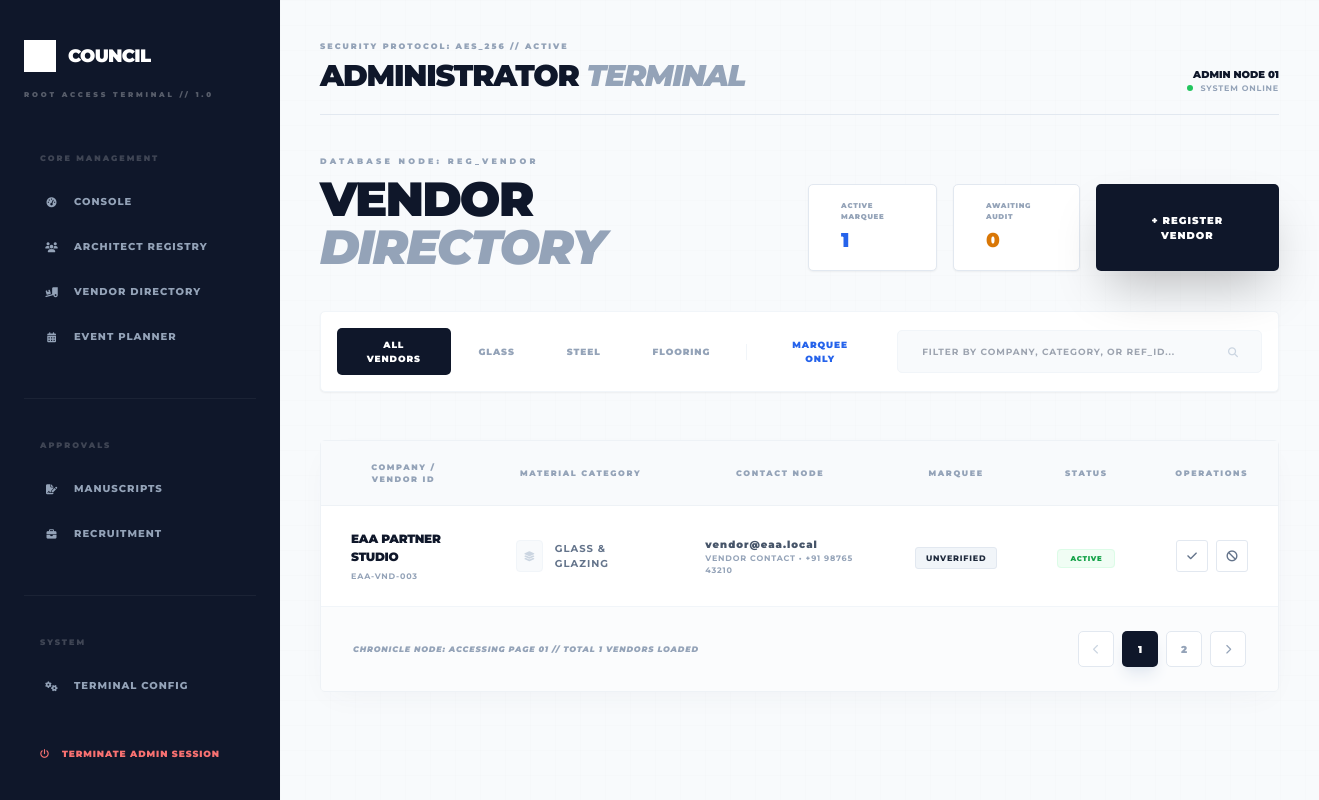
The app's page /admin/manage_Vendors.php with its own data.
### tables this page shows
CREATE TABLE vendor_profile (
  id INT UNSIGNED AUTO_INCREMENT PRIMARY KEY,
  user_id INT UNSIGNED NOT NULL UNIQUE,
  company_name VARCHAR(160) NOT NULL,
  contact_name VARCHAR(120) NOT NULL,
  phone VARCHAR(40) NOT NULL,
  material_category VARCHAR(120) DEFAULT NULL,
  description TEXT DEFAULT NULL,
  address VARCHAR(255) DEFAULT NULL,
  website VARCHAR(255) DEFAULT NULL,
  created_at TIMESTAMP NOT NULL DEFAULT CURRENT_TIMESTAMP,
  CONSTRAINT fk_vendor_profile_user FOREIGN KEY (user_id) REFERENCES users(id) ON DELETE CASCADE,
  INDEX idx_vendor_company (company_name)
);

CREATE TABLE users (
  id INT UNSIGNED AUTO_INCREMENT PRIMARY KEY,
  full_name VARCHAR(120) NOT NULL,
  email VARCHAR(190) NOT NULL UNIQUE,
  password_hash VARCHAR(255) NOT NULL,
  role ENUM('admin', 'member', 'vendor') NOT NULL DEFAULT 'member',
  status ENUM('pending', 'active', 'rejected') NOT NULL DEFAULT 'pending',
  email_verified_at TIMESTAMP NULL DEFAULT NULL,
  created_at TIMESTAMP NOT NULL DEFAULT CURRENT_TIMESTAMP,
  INDEX idx_users_role (role),
  INDEX idx_users_status (status)
);

### config/db.php (called while the page is built, shortened)
<?php
function db(): PDO
{
    static $pdo = null;
    if ($pdo instanceof PDO) {
        return $pdo;
    }
    $config = require __DIR__ . '/config.php';
    $db = $config['db'];
    $dsn = sprintf(
        'mysql:host=%s;dbname=%s;charset=%s',
        $db['host'],
        $db['name'],
        $db['charset']
    );
    $pdo = new PDO($dsn, $db['user'], $db['pass'], [
        PDO::ATTR_ERRMODE => PDO::ERRMODE_EXCEPTION,
        PDO::ATTR_DEFAULT_FETCH_MODE => PDO::FETCH_ASSOC,
        PDO::ATTR_EMULATE_PREPARES => false,
    ]);
    return $pdo;
}

### lib/helpers.php (called while the page is built, shortened)
<?php
function e(?string $value): string
{
    return htmlspecialchars($value ?? '', ENT_QUOTES, 'UTF-8');
}

### admin/manage_Vendors.php (the view, shortened to what this page needs)
<?php
require_once __DIR__ . '/../lib/helpers.php';
require_once __DIR__ . '/../config/db.php';
$vendors = db()->query(
    'SELECT users.id, users.full_name, users.email, users.status, users.created_at, users.email_verified_at,
            vendor_profile.company_name, vendor_profile.contact_name, vendor_profile.phone,
            vendor_profile.material_category
     FROM users
     JOIN vendor_profile ON vendor_profile.user_id = users.id
     WHERE users.role = "vendor"
     ORDER BY users.created_at DESC'
)->fetchAll();
$counts = ['active' => 0, 'pending' => 0, 'rejected' => 0];
$countStmt = db()->query('SELECT status, COUNT(*) as total FROM users WHERE role = "vendor" GROUP BY status');
foreach ($countStmt->fetchAll() as $row) {
    $counts[$row['status']] = (int) $row['total'];
}
require_once 'partials/header.php';
?>
<div class="mb-12 reveal active">
    <div class="flex flex-col md:flex-row md:items-end justify-between gap-8 mb-10">
        <div>
            <span class="text-[8px] font-black uppercase tracking-[0.4em] text-slate-400 mb-2 block">Database Node: REG_VENDOR</span>
            <h2 class="font-druk text-3xl md:text-5xl text-slate-900 uppercase">Vendor <span class="text-slate-400 italic">Directory</span></h2>
        </div>
        <div class="flex gap-4">
            <div class="px-8 py-4 bg-white border border-slate-200 eaa-radius flex flex-col justify-center shadow-sm">
                <span class="text-[7px] font-black text-slate-400 uppercase tracking-widest mb-1">Active Marquee</span>
                <span class="text-xl font-black text-blue-600"><?= $counts['active'] ?></span>
            </div>
            <div class="px-8 py-4 bg-white border border-slate-200 eaa-radius flex flex-col justify-center shadow-sm">
                <span class="text-[7px] font-black text-slate-400 uppercase tracking-widest mb-1">Awaiting Audit</span>
                <span class="text-xl font-black text-amber-600"><?= $counts['pending'] ?></span>
            </div>
            <button class="px-10 py-4 bg-slate-900 text-white text-[10px] font-black uppercase tracking-widest eaa-radius shadow-2xl hover:bg-slate-700 transition-all">+ Register Vendor</button>
        </div>
    </div>
    <div class="p-4 bg-white border border-slate-100 eaa-radius flex flex-col lg:flex-row gap-4 justify-between items-center shadow-sm">
        <div class="flex items-center gap-1 overflow-x-auto no-scrollbar w-full lg:w-auto">
            <button class="px-6 py-2.5 bg-slate-900 text-white text-[9px] font-black uppercase tracking-widest eaa-radius">All Vendors</button>
            <button class="px-6 py-2.5 text-slate-400 hover:text-slate-900 text-[9px] font-black uppercase tracking-widest transition-all">Glass</button>
            <button class="px-6 py-2.5 text-slate-400 hover:text-slate-900 text-[9px] font-black uppercase tracking-widest transition-all">Steel</button>
            <button class="px-6 py-2.5 text-slate-400 hover:text-slate-900 text-[9px] font-black uppercase tracking-widest transition-all">Flooring</button>
            <button class="px-6 py-2.5 text-blue-600 font-black text-[9px] uppercase tracking-widest">Marquee Only</button>
        </div>
        <div class="relative w-full lg:w-96">
            <input type="text" placeholder="FILTER BY COMPANY, CATEGORY, OR REF_ID..." class="w-full bg-slate-50 border border-slate-100 eaa-radius px-6 py-3.5 text-[9px] font-bold uppercase tracking-widest outline-none focus:border-slate-400 transition-all">
            <i class="fa-solid fa-magnifying-glass absolute right-6 top-1/2 -translate-y-1/2 text-slate-300 text-[10px]"></i>
        </div>
    </div>
</div>
<div class="ledger-table-container reveal active" style="transition-delay: 100ms;">
    <div class="overflow-x-auto">
        <table class="eaa-table">
            <thead>
                <tr>
                    <th>Company / Vendor ID</th>
                    <th>Material Category</th>
                    <th>Contact Node</th>
                    <th>Marquee</th>
                    <th>Status</th>
                    <th class="text-right">Operations</th>
                </tr>
            </thead>
            <tbody>
                <?php foreach($vendors as $v): ?>
                <tr>
                    <td>
                        <div class="flex flex-col">
                            <span class="text-[12px] font-black text-slate-900 uppercase tracking-tight mb-1"><?= e($v['company_name']) ?></span>
                            <div class="flex items-center gap-2">
                                <span class="text-[8px] font-bold text-slate-400 uppercase tracking-[0.1em]">EAA-VND-<?= str_pad((string) $v['id'], 3, '0', STR_PAD_LEFT) ?></span>
                            </div>
                        </div>
                    </td>
                    <td>
                        <div class="flex items-center gap-3">
                            <div class="w-8 h-8 rounded bg-slate-50 flex items-center justify-center text-slate-300 border border-slate-100">
                                <i class="fa-solid fa-layer-group text-[10px]"></i>
                            </div>
                            <span class="text-[10px] font-bold text-slate-500 uppercase tracking-widest"><?= e($v['material_category'] ?: 'General') ?></span>
                        </div>
                    </td>
                    <td>
                        <div class="flex flex-col">
                            <span class="text-[10px] font-black text-slate-600 lowercase tracking-widest"><?= e($v['email']) ?></span>
                            <span class="text-[8px] font-bold text-slate-400 uppercase tracking-widest"><?= e($v['contact_name']) ?> • <?= e($v['phone']) ?></span>
                        </div>
                    </td>
                    <td>
                        <div class="inline-flex">
                            <span class="marquee-status <?= $v['email_verified_at'] ? 'active' : '' ?>">
                                <?= $v['email_verified_at'] ? 'Verified' : 'Unverified' ?>
                            </span>
                        </div>
                    </td>
                    <td>
                        <?php
                        $statusClass = 'bg-slate-100 text-slate-500';
                        if($v['status'] === 'active') $statusClass = 'bg-green-50 text-green-600 border-green-100';
                        ?>
                        <span class="px-3 py-1 text-[7px] font-black uppercase tracking-widest rounded border <?= $statusClass ?>">
                            <?= e($v['status']) ?>
                        </span>
                    </td>
                    <td>
                        <form method="post" class="flex justify-end gap-2">
                            <button class="action-node hover:!bg-emerald-500 hover:!border-emerald-500" name="status" value="active" title="Activate Vendor">
                                <i class="fa-solid fa-check text-[11px]"></i>
                            </button>
                            <button class="action-node hover:!bg-red-500 hover:!border-red-500" name="status" value="rejected" title="Reject Vendor">
                                <i class="fa-solid fa-ban text-[11px]"></i>
                            </button>
                        </form>
                    </td>
                </tr>
                <?php endforeach; ?>
            </tbody>
        </table>
    </div>
    <div class="px-8 py-6 bg-slate-50/50 border-t border-slate-100 flex items-center justify-between">
        <span class="text-[8px] font-black uppercase tracking-widest text-slate-400 italic">Chronicle Node: Accessing Page 01 // Total <?= count($vendors) ?> Vendors Loaded</span>
        <div class="flex gap-2">
            <button class="w-9 h-9 flex items-center justify-center bg-white border border-slate-200 eaa-radius text-slate-300 hover:border-slate-400 transition-all"><i class="fa-solid fa-chevron-left text-[10px]"></i></button>
            <button class="w-9 h-9 flex items-center justify-center bg-slate-900 text-white eaa-radius text-[10px] font-black shadow-lg shadow-slate-200">1</button>
            <button class="w-9 h-9 flex items-center justify-center bg-white border border-slate-200 eaa-radius text-[10px] font-black text-slate-400 hover:border-slate-400 transition-all">2</button>
            <button class="w-9 h-9 flex items-center justify-center bg-white border border-slate-200 eaa-radius text-slate-400 hover:border-slate-400 transition-all"><i class="fa-solid fa-chevron-right text-[10px]"></i></button>
        </div>
    </div>
</div>
<?php
require_once 'partials/footer.php';
?>

### admin/partials/header.php (style rules this page uses)
:root { --eaa-radius: 5px; }
body { background-color: #f8fafc; color: #1e293b; font-family: 'Montserrat', sans-serif; margin: 0; }
.eaa-radius { border-radius: var(--eaa-radius) !important; }
.font-druk { font-weight: 900; text-transform: uppercase; letter-spacing: -0.04em; line-height: 0.85; }
.reveal { opacity: 0; transform: translateY(15px); transition: all 0.6s cubic-bezier(0.2, 0.8, 0.2, 1); }
.reveal.active { opacity: 1; transform: translateY(0); }

### admin/manage_Vendors.php (style rules this page uses)
.ledger-table-container { background: #ffffff; border: 1px solid #eef2f6; border-radius: 5px; box-shadow: 0 10px 30px -10px rgba(71, 85, 105, 0.05); }
.eaa-table { width: 100%; border-collapse: separate; border-spacing: 0; }
.eaa-table th { background: #f8fafc; border-bottom: 1px solid #eef2f6; padding: 20px 30px; color: #94a3b8; font-size: 8px; font-weight: 900; text-transform: uppercase; letter-spacing: 0.2em; }
.eaa-table td { padding: 24px 30px; border-bottom: 1px solid #f1f5f9; vertical-align: middle; }
.eaa-table tr:last-child td { border-bottom: none; }
.action-node { width: 32px; height: 32px; display: flex; align-items: center; justify-content: center; border-radius: 3px; border: 1px solid #e2e8f0; color: #64748b; transition: all 0.2s ease; background: #ffffff; }
.marquee-status { background: #f1f5f9; padding: 4px 10px; border-radius: 3px; font-size: 8px; font-weight: 800; text-transform: uppercase; letter-spacing: 0.1em; border: 1px solid #e2e8f0; }

### records on screen
vendor_profile: company_name "EAA PARTNER STUDIO", user "003", material_category "GLASS & GLAZING", user.email "vendor@eaa.local", contact_name "VENDOR CONTACT", phone "+91 98765 43210", user.status "ACTIVE"

### other values on screen
$counts['active'] "1"
$counts['pending'] "0"
count($vendors) "1"
